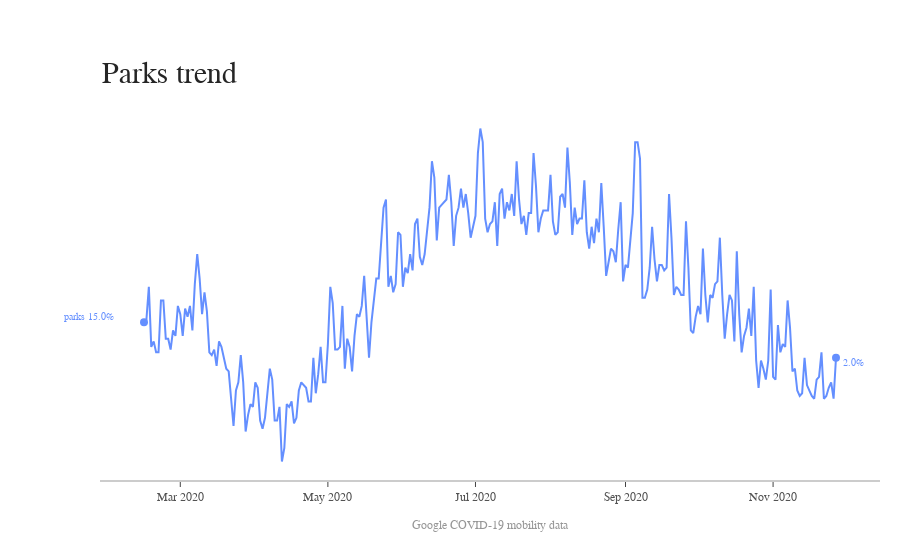

The code cell stored with this chart in its notebook:
### Code cell
rc,fig = plotTrend(Source = US_trend,
              title = 'Parks trend',
              isPercentage = True,
              dateColumnHeader = 'date',
              labels = ['parks_percent_change_from_baseline'],
              credits = 'Google COVID-19 mobility data')
if rc:
    fig.show()

### Figure 1 — Plotly figure (JSON) as saved in the notebook; plotly's stock layout.template omitted (floating-point values rounded to 4 significant figures; data arrays with more than 128 entries replaced by an {"elided": "..."} marker saying what was removed)
{"data": [{"connectgaps": true, "line": {"color": "rgb(100,143,255)", "width": 2}, "mode": "lines", "name": "parks_percent_change_from_baseline", "type": "scatter", "x": {"elided": "287 str values"}, "y": {"elided": "287 int values"}}, {"marker": {"color": "rgb(100,143,255)", "size": 8}, "mode": "markers", "type": "scatter", "x": ["2020-02-15", "2020-11-27"], "y": [15, 2]}], "layout": {"annotations": [{"font": {"color": "rgb(100,143,255)", "family": "Arial", "size": 10}, "showarrow": false, "text": "parks 15.0%", "x": 0.02, "xanchor": "right", "xref": "paper", "y": 17, "yanchor": "middle"}, {"font": {"color": "rgb(100,143,255)", "family": "Arial", "size": 10}, "showarrow": false, "text": "2.0%", "x": 0.95, "xanchor": "left", "xref": "paper", "y": 0, "yanchor": "middle"}, {"font": {"color": "rgb(37,37,37)", "family": "Arial", "size": 30}, "showarrow": false, "text": "Parks trend", "x": 0, "xanchor": "left", "xref": "paper", "y": 1.05, "yanchor": "bottom", "yref": "paper"}, {"font": {"color": "rgb(150,150,150)", "family": "Arial", "size": 12}, "showarrow": false, "text": "Google COVID-19 mobility data", "x": 0.5, "xanchor": "center", "xref": "paper", "y": -0.1, "yanchor": "top", "yref": "paper"}], "autosize": false, "margin": {"autoexpand": false, "l": 100, "r": 20, "t": 110}, "plot_bgcolor": "white", "showlegend": false, "xaxis": {"linecolor": "rgb(204, 204, 204)", "linewidth": 2, "showgrid": false, "showline": true, "showticklabels": true, "tickfont": {"color": "rgb(82, 82, 82)", "family": "Arial", "size": 12}, "ticks": "outside"}, "yaxis": {"showgrid": false, "showline": false, "showticklabels": false, "zeroline": false}}}
